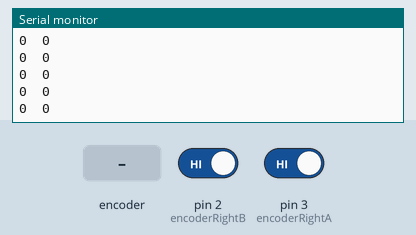
Simulated run of this sketch. Board: Arduino Uno, built with avr-gcc and run on an emulated ATmega328P. Parts: the last lines printed to the serial monitor. The test bench sets the inputs (shaded band); at power-on: pin 2 (encoderRightB) HIGH, pin 3 (encoderRightA) HIGH.

Above: at 1.2 s.
1.3 s: rotary encoder on pin 3 (encoderRightA) / pin 5 (encoderLeftB) turned 1 step (first pin leading)
At 1.56 s:
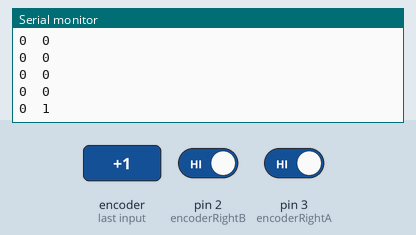
3.0 s: rotary encoder on pin 3 (encoderRightA) / pin 5 (encoderLeftB) turned 1 step (first pin leading)
At 3.36 s:
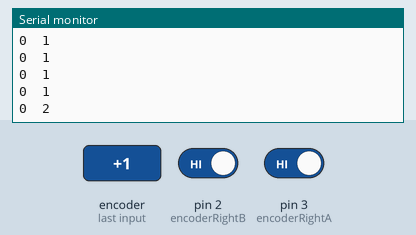
Timing chart, 0 to 6.0 s (numbered marks = the images above; inputs shaded):
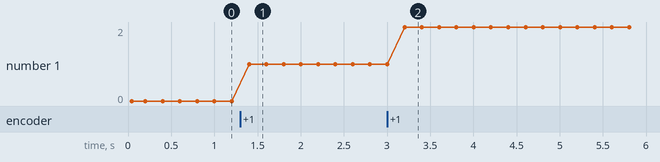

Measured:
- after the input at 1.3 s, the serial monitor: prints a new line after 0.10 s (image 1)
- after the input at 3.0 s, the serial monitor: prints a new line after 0.20 s (image 2)
- plotted number 1: 0 → 1 after the input at 1.3 s, 1 → 2 after the input at 3.0 s

The sketch:

2Encoder_Counts.ino
```cpp
volatile long leftCount = 0;
volatile long rightCount = 0;

// Left encoder pins
const int encoderLeftA = 4;
const int encoderLeftB = 5;

// Right encoder pins
const int encoderRightA = 3;
const int encoderRightB = 2;

// -------------------- LEFT ENCODER ISR --------------------
void leftEncoderISR() {
  int A = digitalRead(encoderLeftA);
  int B = digitalRead(encoderLeftB);

  if (A == B)
    leftCount++;
  else
    leftCount--;
}

// -------------------- RIGHT ENCODER ISR --------------------
void rightEncoderISR() {
  int A = digitalRead(encoderRightA);
  int B = digitalRead(encoderRightB);

  if (A == B)
    rightCount++;
  else
    rightCount--;
}

// -------------------- SETUP --------------------
void setup() {
  Serial.begin(9600);

  pinMode(encoderLeftA, INPUT_PULLUP);
  pinMode(encoderLeftB, INPUT_PULLUP);
  pinMode(encoderRightA, INPUT_PULLUP);
  pinMode(encoderRightB, INPUT_PULLUP);

  attachInterrupt(digitalPinToInterrupt(encoderLeftA), leftEncoderISR, RISING);
  attachInterrupt(digitalPinToInterrupt(encoderRightA), rightEncoderISR, RISING);

  Serial.println("Encoder Pulse Test Started...");
  Serial.println("Left\tRight");
}

// -------------------- LOOP --------------------
void loop() {
  Serial.print(leftCount);
  Serial.print("\t");
  Serial.println(rightCount);
  delay(200);
}
```
